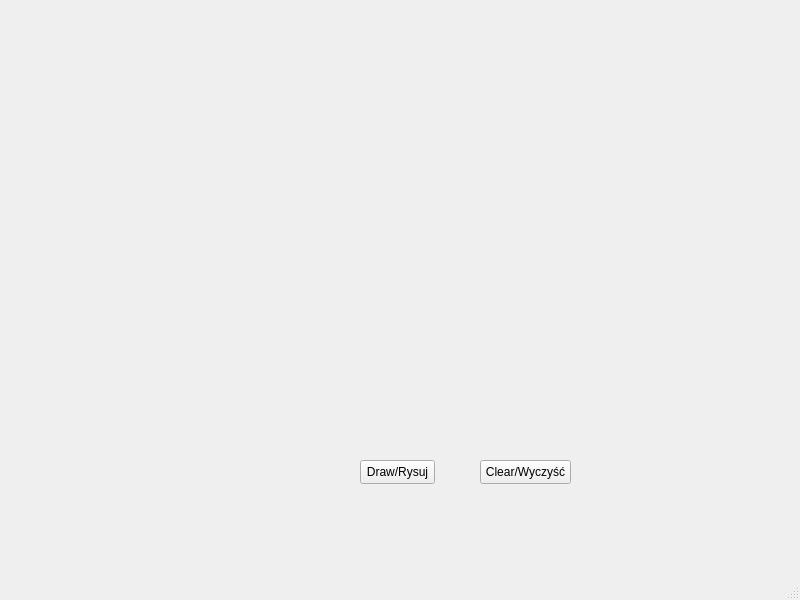
<?xml version="1.0" encoding="UTF-8"?>
<ui version="4.0">
 <class>MainWindow</class>
 <widget class="QMainWindow" name="MainWindow">
  <property name="geometry">
   <rect>
    <x>0</x>
    <y>0</y>
    <width>800</width>
    <height>600</height>
   </rect>
  </property>
  <property name="windowTitle">
   <string>MainWindow</string>
  </property>
  <widget class="QWidget" name="centralwidget">
   <widget class="QPushButton" name="startDrawing">
    <property name="geometry">
     <rect>
      <x>360</x>
      <y>460</y>
      <width>75</width>
      <height>24</height>
     </rect>
    </property>
    <property name="text">
     <string>Draw/Rysuj</string>
    </property>
   </widget>
   <widget class="QCustomPlot" name="plot" native="true">
    <property name="geometry">
     <rect>
      <x>10</x>
      <y>10</y>
      <width>781</width>
      <height>401</height>
     </rect>
    </property>
   </widget>
   <widget class="QPushButton" name="clearCurve">
    <property name="geometry">
     <rect>
      <x>480</x>
      <y>460</y>
      <width>91</width>
      <height>24</height>
     </rect>
    </property>
    <property name="text">
     <string>Clear/Wyczyść</string>
    </property>
   </widget>
  </widget>
  <widget class="QMenuBar" name="menubar">
   <property name="geometry">
    <rect>
     <x>0</x>
     <y>0</y>
     <width>800</width>
     <height>22</height>
    </rect>
   </property>
  </widget>
  <widget class="QStatusBar" name="statusbar"/>
 </widget>
 <customwidgets>
  <customwidget>
   <class>QCustomPlot</class>
   <extends>QWidget</extends>
   <header>qcustomplot.h</header>
   <container>1</container>
  </customwidget>
 </customwidgets>
 <resources/>
 <connections/>
</ui>
